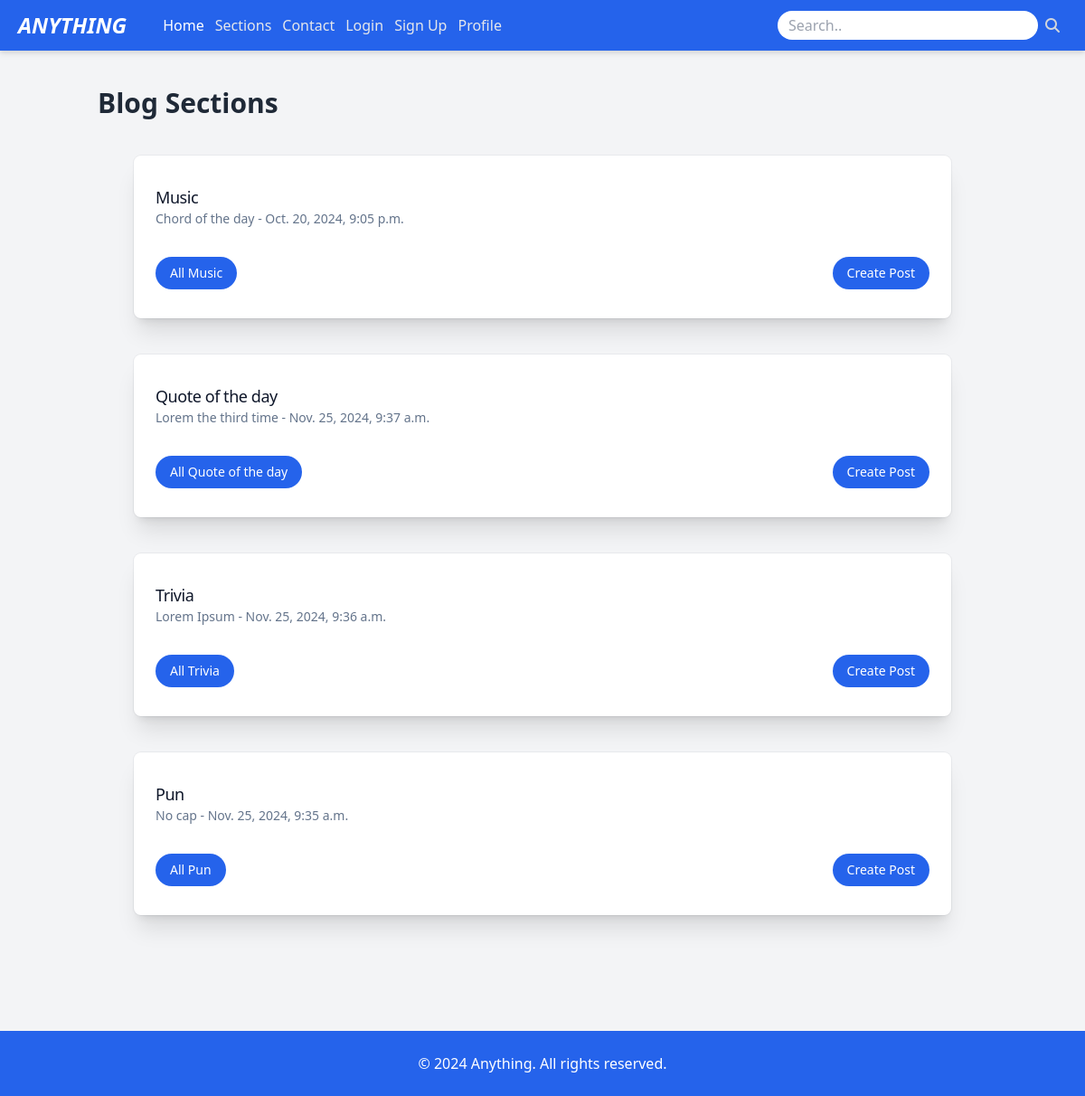
/, run on an earlier commit of the app's database.
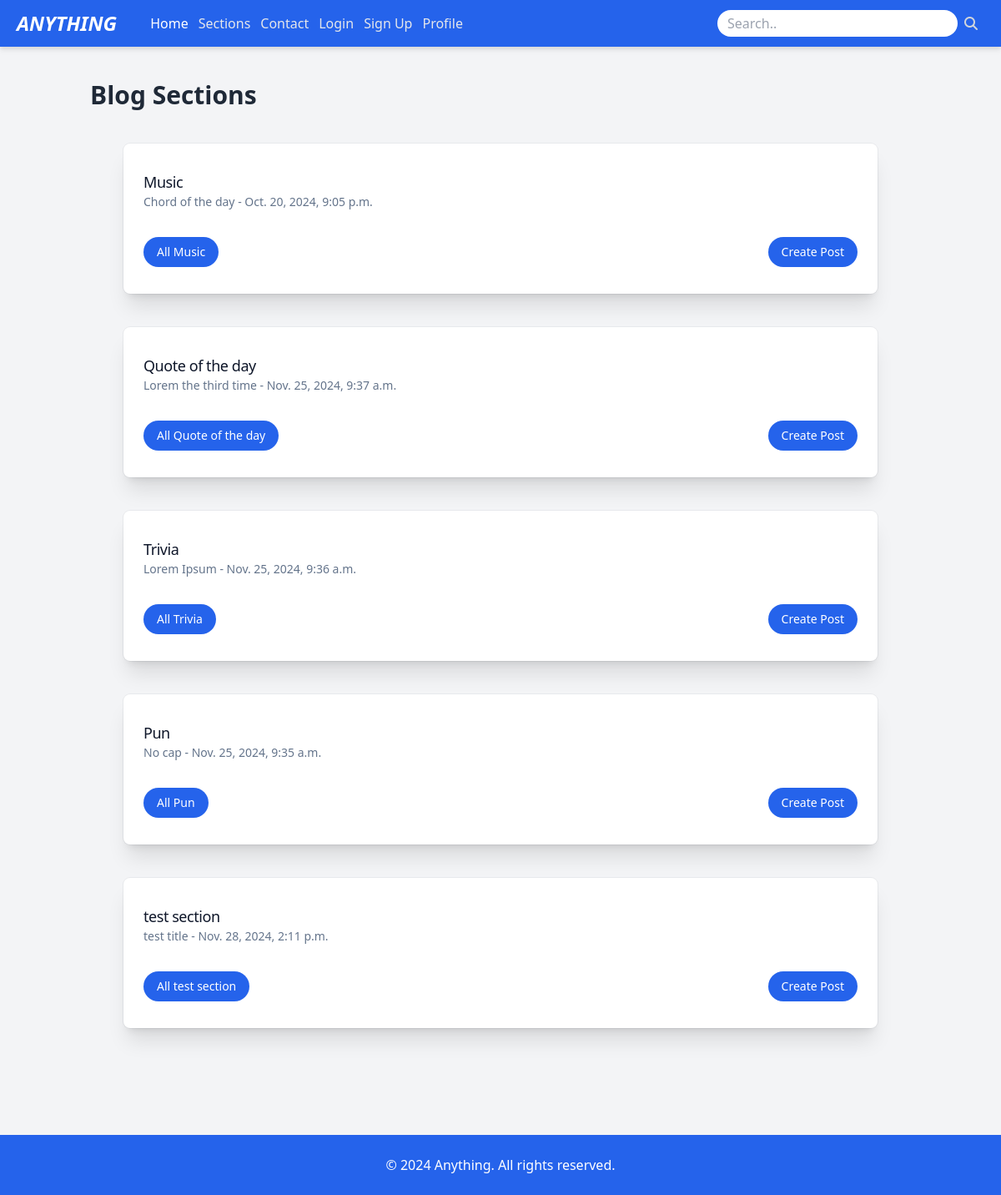
And on a later commit of the database.
### blog_anything/models.py (models this page shows, shortened)
class Section(models.Model):
    name = models.CharField(max_length=100)
    slug = models.SlugField(unique=True)
    created_by = models.ForeignKey(User, on_delete=models.CASCADE, related_name='sections')

class Post(models.Model):
    title = models.CharField(max_length=200)
    uuid = models.UUIDField(default=uuid.uuid4, editable=False, unique=True)
    content = models.TextField()
    section = models.ForeignKey(Section, related_name='posts', on_delete=models.CASCADE)
    created_by = models.ForeignKey(User, on_delete=models.CASCADE, related_name='posts')
    created_at = models.DateTimeField(default=timezone.now)
    updated_at = models.DateTimeField(auto_now=True)
    def __str__(self):
        return self.title

### blog_anything/views.py (the view)
# urls.py: 2. Add a URL to urlpatterns:  path('', views.home, name='home')
def home(request):
    sections = Section.objects.all()
    for section in sections:
        latest_post = section.posts.order_by('-created_at').first()
        section.latest_post = latest_post
    return render(request, "blog_anything/index.html", {'sections': sections})

### blog_anything/templates/blog_anything/index.html (shortened to what this page needs)
{% extends "base.html" %}
{% load static %}
{% block content %}
<body class="bg-gray-100">
    <div class="container mx-auto p-5">
        <h1 class="text-3xl text-red font-bold">Blog Sections</h1>
        <ul>
            {% for section in sections %}
                <li>
                    <div class="m-10 rounded-lg bg-white px-6 py-8 shadow-xl ring-1 ring-slate-900/5">
                        <h3 class="text-lg font-medium tracking-tight text-slate-900 dark:text-white">{{section.name}}</h3>
                        <p class="text-sm font-normal text-slate-500 dark:text-white"> {{ section.latest_post }} - {{ section.latest_post.created_at }} </p>
                        <div class="flex justify-between">
                        <button id=`{section.slug}` class="mt-8 rounded-full bg-blue-600 px-4 py-2 text-sm font-medium flex text-white" onclick="document.body.classList.toggle('dark')">
                            <a href="{% url 'post_list' section.slug %}">All {{ section.name }}</a>
                        </button>
                        <button id="openModal-{{ section.slug }}" class="mt-8 rounded-full bg-blue-600 px-4 py-2 text-sm font-medium flex text-white" onclick="openModal('{{ section.slug }}')">
                            Create Post
                        </button>
                        </div>
                    </div>
                </li>
            {% endfor %}
        </ul>
    </div>
</body>
{% endblock %}

What changed in the data, as far as the page shows it:
added Section: name "test section", latest_post "test title", latest_post.created_at "Nov. 28, 2024, 2:11 p.m."
